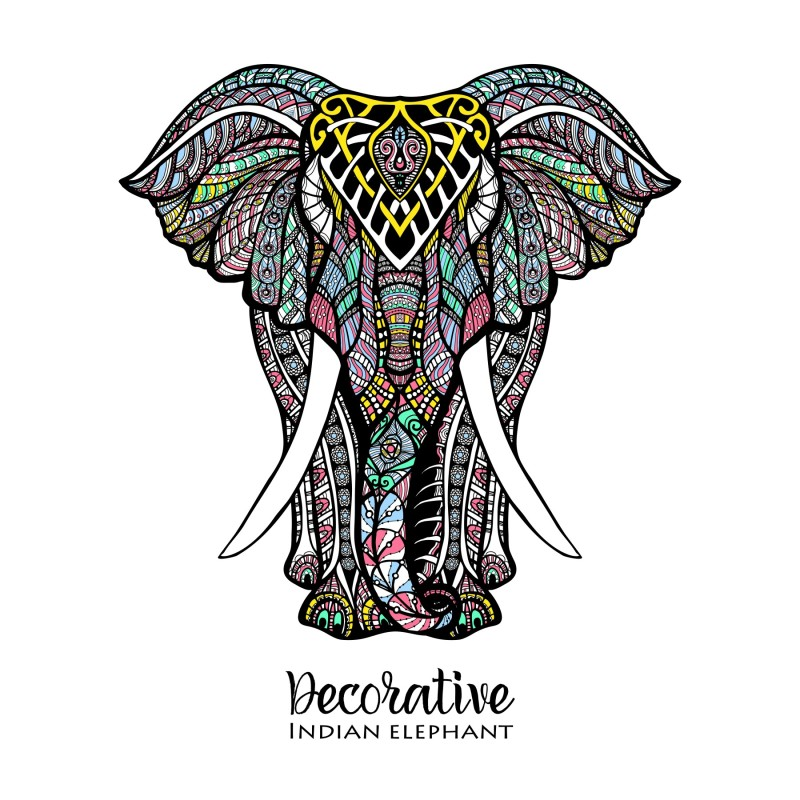
#> input picture Q2/image.jpg, 800 x 800 px
$ jupyter execute EG_2020_3901.ipynb
#> lines starting #> are read from the running program, lines starting #| are printed output that depends on the picture; after the words box and inside, x2 and y2 are one past the last pixel; in counts of white or black regions, pixels touching at a corner belong together
## Q1

[cell 1]
import numpy as np
import cv2

def generateSimpleGrayscaleImage(width, height):
    # Start with a white background
#> called with width = 600, height = 600
    image = np.full((height, width), 255, dtype=np.uint8)

    # Draw first object with pixel value 128
    cv2.rectangle(image, (100, 150), (200, 250), color=(128,), thickness=-1)
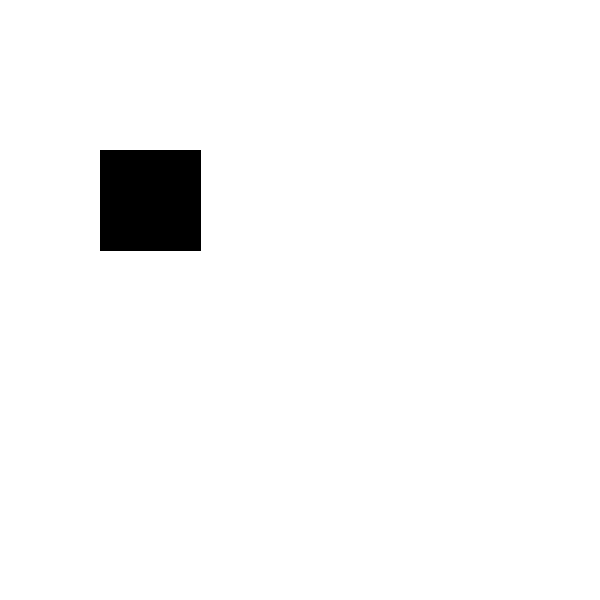
#> image: shape (600, 600); values 128 (black) and 255 (white), 97.2% white; 1 black region, box (x1, y1, x2, y2) and area: (100, 150, 201, 251) 10201

    # Draw second object with pixel value 200
    cv2.circle(image, (300, 180), radius=30, color=(160,), thickness=-1)
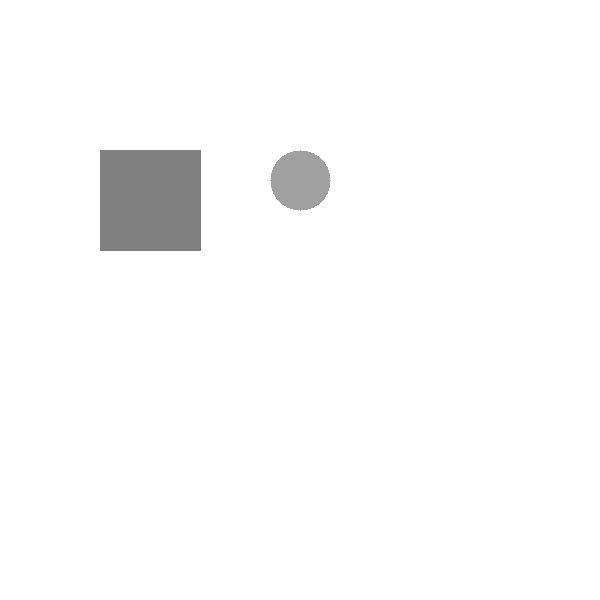
#> image: shape (600, 600); 0.78% of pixels changed, all inside (x1, y1, x2, y2) = (270, 150, 331, 211)

    return image

def addGaussianNoise(image, mean=0, stddev=15):
    # Convert to float32 for noise addition
    noise = np.random.normal(mean, stddev, image.shape).astype(np.float32)
    image_float = image.astype(np.float32)
    noisy = np.clip(image_float + noise, 0, 255).astype(np.uint8)
    return noisy

# Step 1: Create image with 3 distinct grayscale pixel values
base_image = generateSimpleGrayscaleImage(600, 600)
cv2.imshow("Original 3-Pixel Image", base_image)
cv2.imwrite("original_grayscale_3pixel.png", base_image)

# Step 2: Add Gaussian noise
noisy_image = addGaussianNoise(base_image)
cv2.imshow("Noisy Image", noisy_image)
cv2.imwrite("noisy_image.png", noisy_image)

# Step 3: Apply Otsu's thresholding
_, otsu_result = cv2.threshold(noisy_image, 0, 255, cv2.THRESH_BINARY + cv2.THRESH_OTSU)
cv2.imshow("Otsu's Thresholding Result", otsu_result)
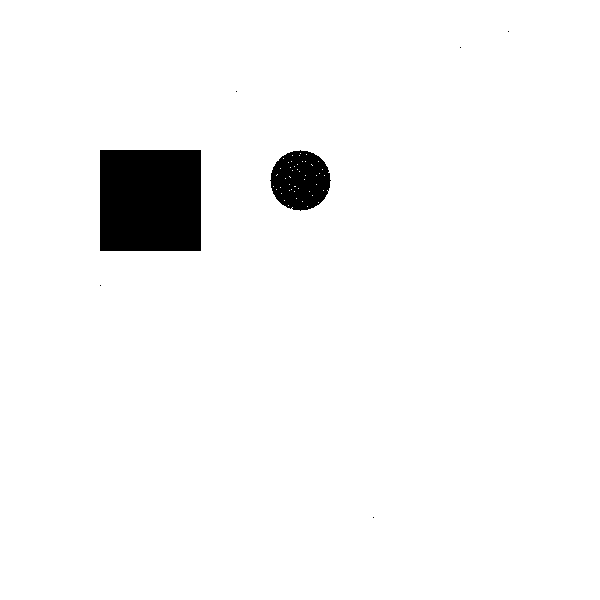
#> window "Otsu's Thresholding Result": shape (600, 600); 96.4% white; 7 black regions (5 under 20 px), largest, box (x1, y1, x2, y2) and area: (100, 150, 201, 251) 10201, (270, 150, 331, 211) 2765
cv2.imwrite("otsu_result.png", otsu_result)

cv2.waitKey(0)
cv2.destroyAllWindows()

## Q2

[cell 2]
import cv2

# Load the image in color (do NOT convert to grayscale)
image = cv2.imread('Q2/image.jpg')
#> image is the input picture: shape (800, 800, 3); mean B, G, R 208.1, 209.3, 210

# Make a copy of the original image
image_with_seeds = image.copy()

# Define seed points (x, y)
seed_points = [(200, 100), (500, 100), (700, 100), (500, 500), (500, 300)]

# Mark seed points on the image (draw small red circles)
for (x, y) in seed_points:
    cv2.circle(image_with_seeds, (x, y), radius=5, color=(0, 0, 255), thickness=-1)  # Red color in BGR
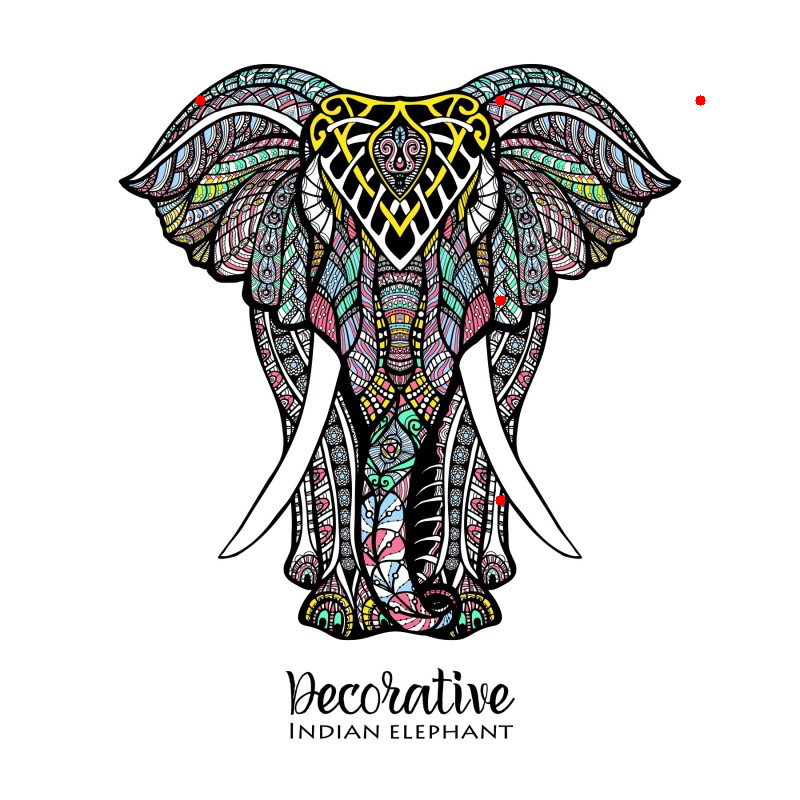
#> image_with_seeds: shape (800, 800, 3); 0.06% of pixels changed, all inside (x1, y1, x2, y2) = (195, 95, 706, 506)

# Display original and marked image
cv2.imshow("Original Image", image)
cv2.imshow("Image with Seed Points", image_with_seeds)
cv2.imwrite("image_with_seed_points.png", image_with_seeds)
cv2.waitKey(0)
cv2.destroyAllWindows()

[cell 3]
import cv2
import numpy as np

def show_segmentation(mask):
    cv2.imshow('Segmentation Process', mask)
    cv2.waitKey(1)  # short delay to update display

def region_growing(image, seed_points, threshold_range):
    # Initialize mask: 0 = background/unvisited, 255 = segmented/visited
    mask = np.zeros_like(image, dtype=np.uint8)
    queue = list(seed_points)
    iteration = 0
    while queue:
        iteration += 1
        current_point = queue.pop(0)
        x, y = current_point
        current_value = image[y, x]
        # Mark current point as segmented
        mask[y, x] = 255
        if iteration % 10 == 0:
            show_segmentation(mask)
        # Check 8 neighbors
        for i in range(-1, 2):
            for j in range(-1, 2):
                if i == 0 and j == 0:
                    continue
                nx, ny = x + i, y + j
                # Check boundaries
                if 0 <= nx < image.shape[1] and 0 <= ny < image.shape[0]:
                    neighbor_value = image[ny, nx]

                    # If neighbor pixel within threshold and not yet segmented
                    if abs(int(neighbor_value) - int(current_value)) <= threshold_range and mask[ny, nx] == 0:
                        queue.append((nx, ny))
                        mask[ny, nx] = 255

    return mask

# Load image in grayscale
image = cv2.imread('Q2/image.jpg', cv2.IMREAD_GRAYSCALE)
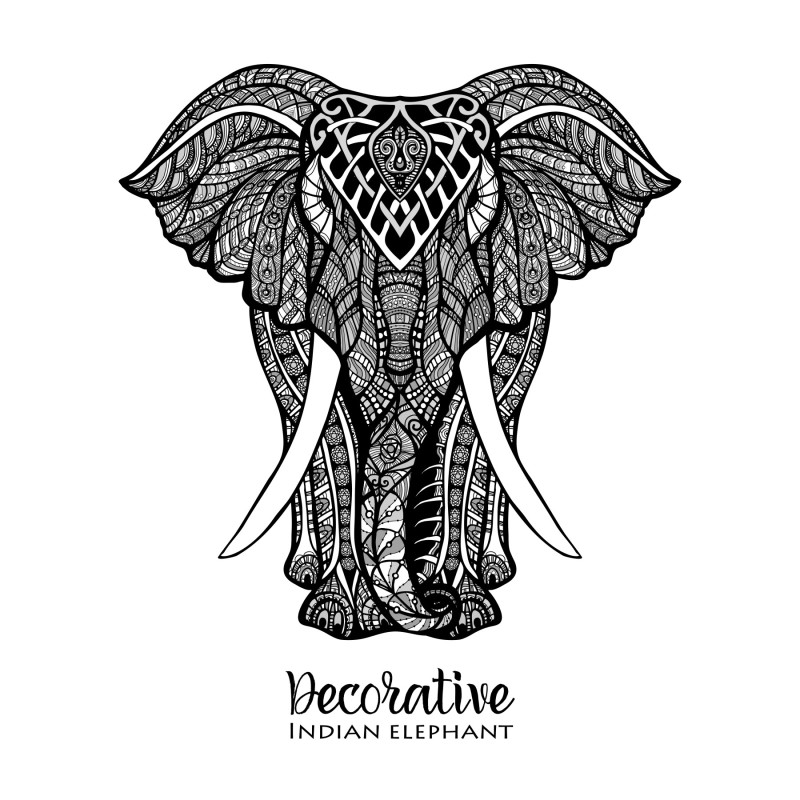
#> image: shape (800, 800); min 0, max 255, mean 209.3

# Seed points (x, y)
seed_points = [(200, 100), (500, 100), (700, 100), (500, 500), (500, 300)]

# Threshold for similarity
threshold_range = 10

# Run region growing segmentation
segmented_image = region_growing(image, seed_points, threshold_range)
#> the loop in region_growing, `while queue:` made 497626 passes
#> current_value on passes 1 to 3: 9, 145, 255
#> after the loop in region_growing, `while queue:`:
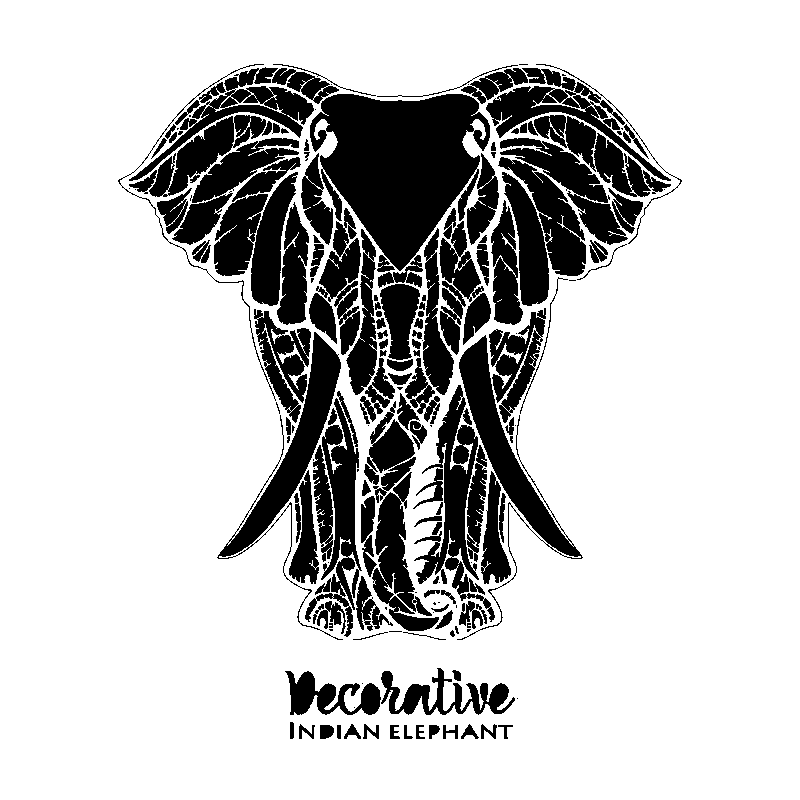
#> mask: shape (800, 800); 77.8% white; 182 black regions (49 under 20 px), largest, box (x1, y1, x2, y2) and area: (310, 94, 490, 271) 19795, (214, 157, 301, 306) 6843, (217, 332, 343, 640) 6182
#> after the loop in region_growing, `while queue:`: iteration = 497626; queue = []

cv2.destroyAllWindows()
cv2.imshow('Segmented Image', segmented_image)
cv2.imwrite('segmented_image.png', segmented_image)
cv2.waitKey(0)
cv2.destroyAllWindows()
